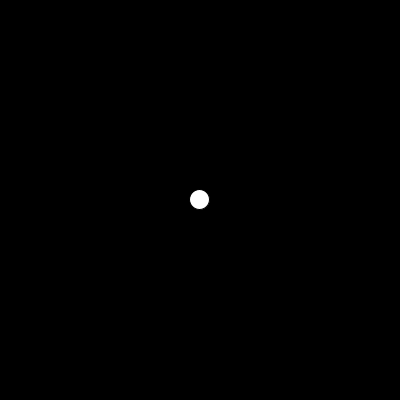
Frame 1 (no input)
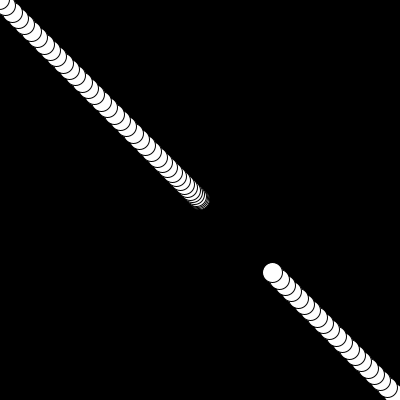
Frame 60 (the mouse pressed at the canvas centre just before this capture)
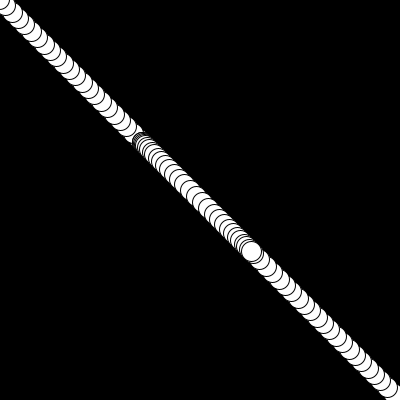
Frame 120 (the mouse held since frame 60 and released just before this capture)

The Processing sketch that drew these frames (run headless with seeded random() and noise(); from frame 60 on, the mouse is pressed at the canvas centre):

// Processing sketch: HandOrbitor_evT
// ── HandOrbitor_evT.pde
// jason stephens
// processing kung fu
// nature of code _ PVector Practice

// going to create an object that follows the mouse
// 1. creat a class Healer.
// 2. create the main program


// call on the Healer

Healer jay;

//setup

void setup(){
  size (400,400);
  background(0);
  
  jay = new Healer ();
}

void draw(){
  //fill (255,10);
  jay.update();
  jay.render();
  jay.checkedges();
}

// ── class_Healer.pde
// create the Healer class

class Healer {
  PVector location;
  PVector velocity;
  PVector acceleration;
  float topspeed;
  
  //PVector mouse;
 // PVector direction;  // why don't we call these here?
  
  Healer () {
    location = new PVector (width/2, height/2);
    velocity = new PVector (0,0);
    topspeed = 9;
  }
  
  void update () {
    PVector mouse = new PVector (mouseX, mouseY);
    PVector direction = PVector.sub(mouse, location);  //static version 
    direction.normalize();
    direction.mult(.5);
    acceleration = direction;
    
    velocity.add(acceleration);
    velocity.limit(topspeed);
    location.add(velocity);
  }
  
  void render () {
    fill (255);
    ellipse (location.x, location.y, 20,20);
  }
  
  void checkedges () {
    if (location.x >width) {
      location.x = 0;
    }
   else if (location.x < 0 ) {
      location.x= width;
   }
   
   if (location.y > height) {
     location.y = 0;
   }
   else if (location.y<0){
     location.y = height;
   }
      
}
}
